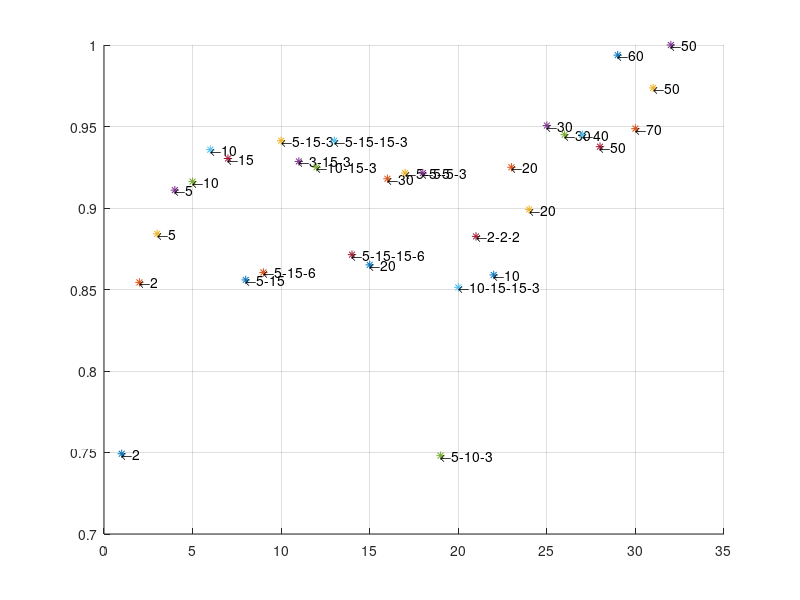
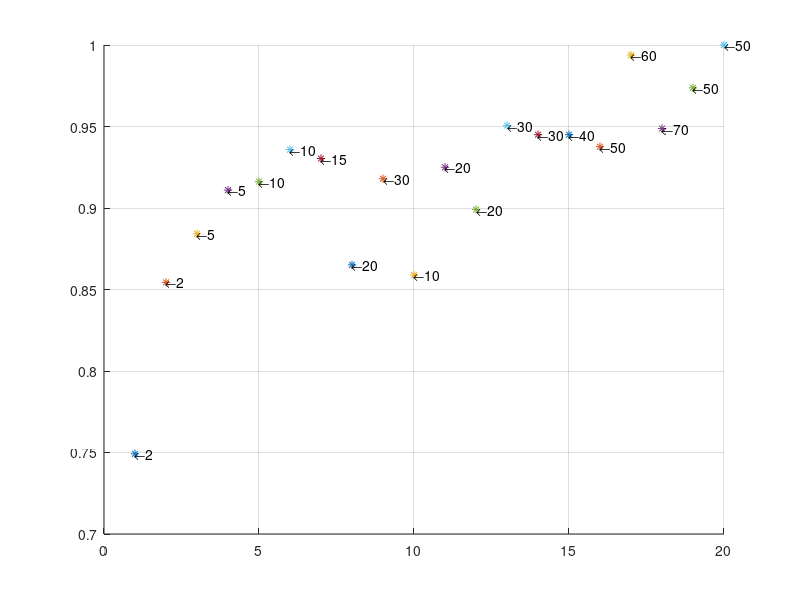
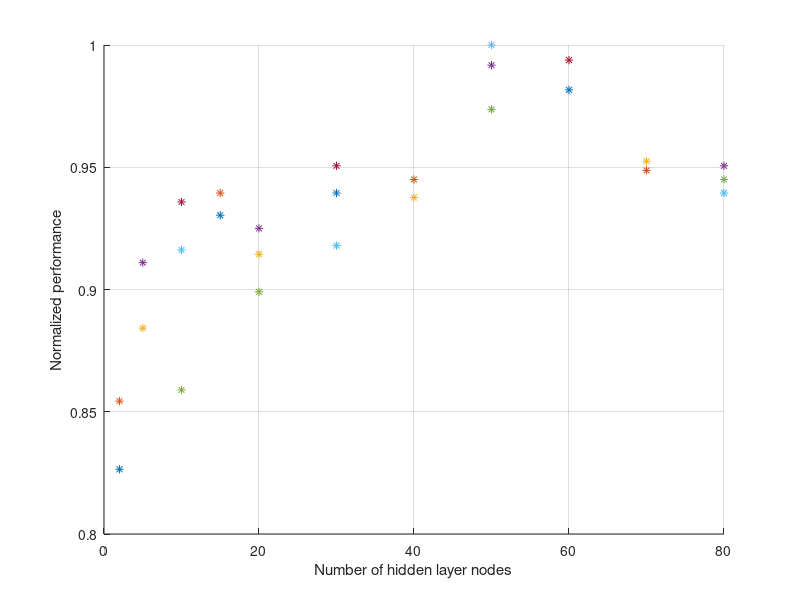

The MATLAB source for these figures, in order:
perf = [0.0642,0.0563, 0.0544, 0.0528, 0.0525, 0.0514, 0.0517,0.0562,0.0559,0.0511,0.0518,0.0520...
    ,0.0511,0.0552,0.0556,0.0524,0.0522,0.0522,0.0643, 0.0565,0.0545,0.0560,0.0520,0.0535,0.0506,0.0509,0.0509,0.0513,0.0484,0.0507...
    0.0494,0.0481];
x = min(perf)./perf;
label = {'2','2','5','5','10','10','15','5-15','5-15-6','5-15-3','3-15-3','10-15-3','5-15-15-3'...
    ,'5-15-15-6','20','30','5-5-5','5-5-3','5-10-3','10-15-15-3','2-2-2','10','20','20','30','30','40','50','60','70'...
    ,'50','50'};
n = length(x);
figure; 
hold all;
grid on
for i=1:n
    plot(i,x(i),'*');
    text(i,x(i),['\leftarrow',label{i}]);
end

%%
perf = [0.0642,0.0563, 0.0544, 0.0528, 0.0525, 0.0514, 0.0517...
    0.0556,0.0524,0.0560,0.0520,0.0535,0.0506,0.0509,0.0509,0.0513,0.0484,0.0507...
    0.0494,0.0481];
x = min(perf)./perf;
label = {'2','2','5','5','10','10','15'...
    ,'20','30','10','20','20','30','30','40','50','60','70'...
    ,'50','50'};
n = length(x);
figure; 
hold all;
grid on
for i=1:n
    plot(i,x(i),'*');
    text(i,x(i),['\leftarrow',label{i}]);
end


%%
perf = [0.0582,0.0563, 0.0544, 0.0528,...
    0.0560, 0.0525, 0.0514, 0.0517,0.0512...
    0.0526,0.0520,0.0535,0.0524,...
    0.0506,0.0512,0.0509,0.0513,0.0485,0.0494,0.0481...
    ,0.0484,0.049,0.0507,0.0505...
    ,0.0506,0.0509,0.0512...
    ];
x = min(perf)./perf;
label = {'2','2','5','5',...
    '10','10','10','15','15'...
    ,'20','20','20','30',...
    '30','30','40','40','50','50','50',...
    '60','60','70','70',...
    '80','80','80'...
    };
n = length(x);
figure; 
hold all;
grid on
for i=1:n
    plot(str2num(label{i}),x(i),'*');
%     plot(i,x(i),'*');
%     text(i,x(i),['\leftarrow',label{i}]);
end
ylabel('Normalized performance');
xlabel('Number of hidden layer nodes')


